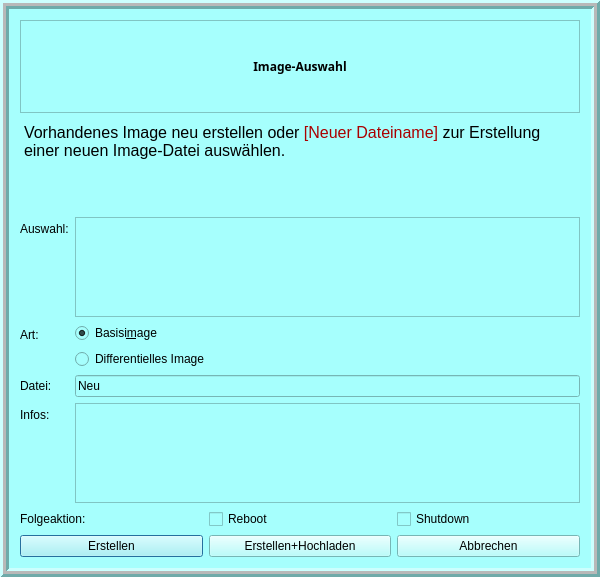
<?xml version="1.0" encoding="UTF-8"?>
<ui version="4.0">
 <class>linboImageSelector</class>
 <widget class="QDialog" name="linboImageSelector">
  <property name="geometry">
   <rect>
    <x>0</x>
    <y>0</y>
    <width>600</width>
    <height>577</height>
   </rect>
  </property>
  <property name="minimumSize">
   <size>
    <width>600</width>
    <height>400</height>
   </size>
  </property>
  <property name="windowTitle">
   <string>Image erstellen</string>
  </property>
  <property name="whatsThis">
   <string/>
  </property>
  <property name="styleSheet">
   <string notr="true">background-color: rgb(166, 255, 253);</string>
  </property>
  <property name="modal">
   <bool>true</bool>
  </property>
  <layout class="QHBoxLayout" name="horizontalLayout_3">
   <property name="leftMargin">
    <number>0</number>
   </property>
   <property name="topMargin">
    <number>0</number>
   </property>
   <property name="rightMargin">
    <number>0</number>
   </property>
   <property name="bottomMargin">
    <number>0</number>
   </property>
   <item>
    <widget class="QFrame" name="frame">
     <property name="frameShape">
      <enum>QFrame::Box</enum>
     </property>
     <property name="frameShadow">
      <enum>QFrame::Raised</enum>
     </property>
     <property name="lineWidth">
      <number>3</number>
     </property>
     <property name="midLineWidth">
      <number>3</number>
     </property>
     <layout class="QVBoxLayout" name="verticalLayout_2">
      <item>
       <widget class="QLabel" name="dialogTitle">
        <property name="font">
         <font>
          <family>Adobe Courier</family>
          <weight>75</weight>
          <bold>true</bold>
         </font>
        </property>
        <property name="autoFillBackground">
         <bool>false</bool>
        </property>
        <property name="frameShape">
         <enum>QFrame::StyledPanel</enum>
        </property>
        <property name="frameShadow">
         <enum>QFrame::Raised</enum>
        </property>
        <property name="lineWidth">
         <number>2</number>
        </property>
        <property name="text">
         <string>Image-Auswahl</string>
        </property>
        <property name="alignment">
         <set>Qt::AlignCenter</set>
        </property>
       </widget>
      </item>
      <item>
       <widget class="QTextEdit" name="textEdit">
        <property name="sizePolicy">
         <sizepolicy hsizetype="Preferred" vsizetype="Preferred">
          <horstretch>0</horstretch>
          <verstretch>0</verstretch>
         </sizepolicy>
        </property>
        <property name="minimumSize">
         <size>
          <width>0</width>
          <height>50</height>
         </size>
        </property>
        <property name="styleSheet">
         <string notr="true">background-color: rgba(255, 255, 255, 0);</string>
        </property>
        <property name="frameShape">
         <enum>QFrame::NoFrame</enum>
        </property>
        <property name="frameShadow">
         <enum>QFrame::Plain</enum>
        </property>
        <property name="sizeAdjustPolicy">
         <enum>QAbstractScrollArea::AdjustToContentsOnFirstShow</enum>
        </property>
        <property name="readOnly">
         <bool>true</bool>
        </property>
        <property name="html">
         <string>&lt;!DOCTYPE HTML PUBLIC &quot;-//W3C//DTD HTML 4.0//EN&quot; &quot;http://www.w3.org/TR/REC-html40/strict.dtd&quot;&gt;
&lt;html&gt;&lt;head&gt;&lt;meta name=&quot;qrichtext&quot; content=&quot;1&quot; /&gt;&lt;style type=&quot;text/css&quot;&gt;
p, li { white-space: pre-wrap; }
&lt;/style&gt;&lt;/head&gt;&lt;body style=&quot; font-family:'Sans Serif'; font-size:12pt; font-weight:400; font-style:normal;&quot;&gt;
&lt;p style=&quot; margin-top:0px; margin-bottom:0px; margin-left:0px; margin-right:0px; -qt-block-indent:0; text-indent:0px;&quot;&gt;Vorhandenes Image neu erstellen oder &lt;span style=&quot; color:#aa0000;&quot;&gt;[Neuer Dateiname]&lt;/span&gt; zur Erstellung einer neuen Image-Datei auswählen.&lt;/p&gt;&lt;/body&gt;&lt;/html&gt;</string>
        </property>
       </widget>
      </item>
      <item>
       <layout class="QFormLayout" name="formLayout">
        <property name="sizeConstraint">
         <enum>QLayout::SetFixedSize</enum>
        </property>
        <item row="0" column="0">
         <widget class="QLabel" name="label_3">
          <property name="text">
           <string>Auswahl:</string>
          </property>
         </widget>
        </item>
        <item row="0" column="1">
         <widget class="QListWidget" name="listBox">
          <property name="sizePolicy">
           <sizepolicy hsizetype="Preferred" vsizetype="Preferred">
            <horstretch>0</horstretch>
            <verstretch>0</verstretch>
           </sizepolicy>
          </property>
          <property name="minimumSize">
           <size>
            <width>300</width>
            <height>100</height>
           </size>
          </property>
          <property name="sizeAdjustPolicy">
           <enum>QAbstractScrollArea::AdjustToContentsOnFirstShow</enum>
          </property>
         </widget>
        </item>
        <item row="1" column="0">
         <widget class="QLabel" name="label_2">
          <property name="text">
           <string>Art:</string>
          </property>
         </widget>
        </item>
        <item row="1" column="1">
         <layout class="QVBoxLayout" name="verticalLayout">
          <item>
           <widget class="QRadioButton" name="baseRadioButton">
            <property name="sizePolicy">
             <sizepolicy hsizetype="Preferred" vsizetype="Fixed">
              <horstretch>0</horstretch>
              <verstretch>0</verstretch>
             </sizepolicy>
            </property>
            <property name="text">
             <string>Basisi&amp;mage</string>
            </property>
            <property name="checked">
             <bool>true</bool>
            </property>
            <attribute name="buttonGroup">
             <string notr="true">imageButtons</string>
            </attribute>
           </widget>
          </item>
          <item>
           <widget class="QRadioButton" name="incrRadioButton">
            <property name="sizePolicy">
             <sizepolicy hsizetype="Preferred" vsizetype="Fixed">
              <horstretch>0</horstretch>
              <verstretch>0</verstretch>
             </sizepolicy>
            </property>
            <property name="text">
             <string>Differentielles Image</string>
            </property>
            <attribute name="buttonGroup">
             <string notr="true">imageButtons</string>
            </attribute>
           </widget>
          </item>
         </layout>
        </item>
        <item row="2" column="0">
         <widget class="QLabel" name="textLabel2_2">
          <property name="text">
           <string>Datei:</string>
          </property>
          <property name="wordWrap">
           <bool>false</bool>
          </property>
         </widget>
        </item>
        <item row="2" column="1">
         <widget class="QLineEdit" name="specialName">
          <property name="text">
           <string>Neu</string>
          </property>
         </widget>
        </item>
        <item row="3" column="0">
         <widget class="QLabel" name="descriptionLabel">
          <property name="text">
           <string>Infos:</string>
          </property>
          <property name="wordWrap">
           <bool>false</bool>
          </property>
         </widget>
        </item>
        <item row="3" column="1">
         <widget class="QTextEdit" name="descEditor">
          <property name="sizePolicy">
           <sizepolicy hsizetype="Preferred" vsizetype="Preferred">
            <horstretch>0</horstretch>
            <verstretch>0</verstretch>
           </sizepolicy>
          </property>
          <property name="minimumSize">
           <size>
            <width>300</width>
            <height>100</height>
           </size>
          </property>
          <property name="sizeAdjustPolicy">
           <enum>QAbstractScrollArea::AdjustToContentsOnFirstShow</enum>
          </property>
         </widget>
        </item>
       </layout>
      </item>
      <item>
       <layout class="QHBoxLayout" name="horizontalLayout_2">
        <item>
         <widget class="QLabel" name="label">
          <property name="text">
           <string>Folgeaktion:</string>
          </property>
         </widget>
        </item>
        <item>
         <widget class="QCheckBox" name="checkReboot">
          <property name="sizePolicy">
           <sizepolicy hsizetype="Preferred" vsizetype="Fixed">
            <horstretch>0</horstretch>
            <verstretch>0</verstretch>
           </sizepolicy>
          </property>
          <property name="text">
           <string>Reboot</string>
          </property>
         </widget>
        </item>
        <item>
         <widget class="QCheckBox" name="checkShutdown">
          <property name="sizePolicy">
           <sizepolicy hsizetype="Preferred" vsizetype="Fixed">
            <horstretch>0</horstretch>
            <verstretch>0</verstretch>
           </sizepolicy>
          </property>
          <property name="text">
           <string>Shutdown</string>
          </property>
         </widget>
        </item>
       </layout>
      </item>
      <item>
       <layout class="QHBoxLayout" name="horizontalLayout">
        <item>
         <widget class="QPushButton" name="createButton">
          <property name="sizePolicy">
           <sizepolicy hsizetype="Preferred" vsizetype="Fixed">
            <horstretch>0</horstretch>
            <verstretch>0</verstretch>
           </sizepolicy>
          </property>
          <property name="toolTip">
           <string>Erstellt das ausgewählte Image&lt;br&gt;im lokalen Cache</string>
          </property>
          <property name="text">
           <string>Erstellen</string>
          </property>
         </widget>
        </item>
        <item>
         <widget class="QPushButton" name="createUploadButton">
          <property name="sizePolicy">
           <sizepolicy hsizetype="Preferred" vsizetype="Fixed">
            <horstretch>0</horstretch>
            <verstretch>0</verstretch>
           </sizepolicy>
          </property>
          <property name="toolTip">
           <string>Erstellt das ausgewählte Image im lokalen Cache und lädt es &lt;br&gt; anschliessend auf den Server hoch</string>
          </property>
          <property name="text">
           <string>Erstellen+Hochladen</string>
          </property>
         </widget>
        </item>
        <item>
         <widget class="QPushButton" name="cancelButton">
          <property name="sizePolicy">
           <sizepolicy hsizetype="Preferred" vsizetype="Fixed">
            <horstretch>0</horstretch>
            <verstretch>0</verstretch>
           </sizepolicy>
          </property>
          <property name="toolTip">
           <string>Abbrechen ohne Imageerstellung</string>
          </property>
          <property name="text">
           <string>Abbrechen</string>
          </property>
         </widget>
        </item>
       </layout>
      </item>
     </layout>
    </widget>
   </item>
  </layout>
 </widget>
 <layoutdefault spacing="6" margin="11"/>
 <pixmapfunction>qPixmapFromMimeSource</pixmapfunction>
 <tabstops>
  <tabstop>baseRadioButton</tabstop>
  <tabstop>specialName</tabstop>
  <tabstop>createButton</tabstop>
  <tabstop>createUploadButton</tabstop>
  <tabstop>cancelButton</tabstop>
 </tabstops>
 <resources/>
 <connections>
  <connection>
   <sender>cancelButton</sender>
   <signal>clicked()</signal>
   <receiver>linboImageSelector</receiver>
   <slot>reject()</slot>
   <hints>
    <hint type="sourcelabel">
     <x>699</x>
     <y>646</y>
    </hint>
    <hint type="destinationlabel">
     <x>698</x>
     <y>677</y>
    </hint>
   </hints>
  </connection>
 </connections>
 <buttongroups>
  <buttongroup name="imageButtons"/>
 </buttongroups>
</ui>
